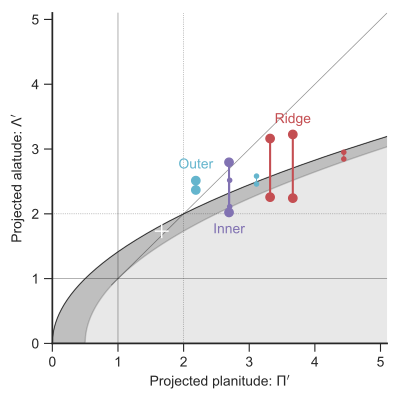

The script that drew this image:
import sys
import numpy as np
from scipy.interpolate import interp1d
import statsmodels.api as sm
from astropy.table import Table
from matplotlib import pyplot as plt
import matplotlib.ticker
import seaborn as sns


plotfile = sys.argv[0].replace('.py', '.pdf')

sns.set_style('ticks')
sns.set_color_codes()
fig, ax = plt.subplots(figsize=(4, 4))

Rc_grid = np.linspace(0.0, 10.0, 2000)
R90_T0_grid = np.sqrt(2*Rc_grid)
R90_T1_grid = np.sqrt(2*Rc_grid - 1.0)
R90_T1_grid[~np.isfinite(R90_T1_grid)] = 0.0 

ax.fill_between(Rc_grid, R90_T1_grid, R90_T0_grid, color='k', alpha=0.2)
ax.fill_between(Rc_grid, R90_T0_grid, color='k', alpha=0.1)
ax.plot(Rc_grid, R90_T0_grid, c='k', lw=0.5)
ax.axhline(1.0, lw=0.5, alpha=0.5, color='k', zorder=-1)
ax.axvline(1.0, lw=0.5, alpha=0.5, color='k', zorder=-1)
ax.axhline(2.0, ls=':', lw=0.5, alpha=0.5, color='k', zorder=-1)
ax.axvline(2.0, ls=':', lw=0.5, alpha=0.5, color='k', zorder=-1)
ax.plot([0.9, 10.0], [0.9, 10.0], lw=0.5, alpha=0.5, color='k', zorder=-1)

# Put a cross at the Wilkinoid coordinates: [5/3, sqrt(3)]
ax.plot([5./3.], [np.sqrt(3.0)], '+', c='w', ms=10, alpha=1.0)

labels = {
    "Inner": 1.7,
    "Outer": 2.7,
    "Ridge A": 3.4,
}
for arcid, Pi, Lam_minus, Lam_plus in [
        ["Inner", 2.692, 2.795, 2.021],
        ["Ridge A", 3.664, 3.225, 2.242],
        ["Ridge B", 3.318, 3.162, 2.257],
        ["Outer", 2.186, 2.368, 2.512],
        ["Inner 45", 2.702, 2.518, 2.111],
        ["Ridge 45", 4.441, 2.950, 2.846],
        ["Outer 45", 3.111, 2.460, 2.582],
]:

    if "Ridge" in arcid:
        color = 'r'
    elif "Inner" in arcid:
        color = 'm'
    elif "Outer" in arcid:
        color = 'c'
    if "45" in arcid:
        sym = '.'
        lw = 0.7
    else:
        sym = 'o'
        lw = 1.5
    ax.plot([Pi, Pi], [Lam_minus, Lam_plus], '-', color=color, lw=lw)
    ax.plot([Pi, Pi], [Lam_minus, Lam_plus], sym, color=color)
    if arcid in labels:
        ax.text(Pi, labels[arcid], arcid.split()[0], color=color, ha='center')

ax.set(
    xlim=[0., 5.1],
    ylim=[0., 5.1],
    #yticks=range(6),
    xlabel=r"Projected planitude: $\Pi'$",
    ylabel=r"Projected alatude: $\Lambda'$",
)        
sns.despine()
fig.tight_layout(pad=0.5)
fig.savefig(plotfile)
print(plotfile, end='')
